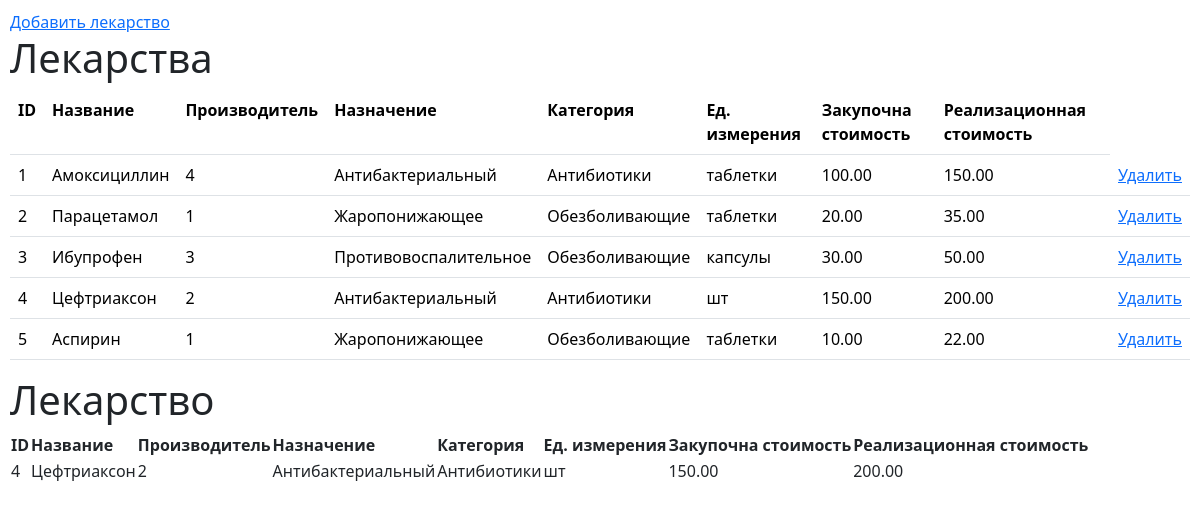
The page / on the database its author committed.
### tables this page shows
CREATE TABLE `drugs` (
  `drug_id` int(11) NOT NULL,
  `name` varchar(255) NOT NULL,
  `manufacturer_id` int(11) NOT NULL,
  `purpose` varchar(255) NOT NULL,
  `category` varchar(255) NOT NULL,
  `unit_of_measurement` varchar(50) NOT NULL DEFAULT 'шт',
  `purchase_price` decimal(10,2) NOT NULL DEFAULT 0.00,
  `selling_price` decimal(10,2) NOT NULL DEFAULT 0.00
);

### func_db.php (called while the page is built, shortened)
<?php
$link = false;
function getDrugs()
{
    global $link;
    $result = mysqli_query($link, "SELECT * FROM drugs");
    return mysqli_fetch_all($result, MYSQLI_ASSOC);
}
function getDrugsRow($id)
{
    global $link;
    $result = mysqli_query($link, "SELECT * FROM drugs WHERE drug_id = $id");
    return mysqli_fetch_all($result, MYSQLI_ASSOC);
}
?>

### index.php (the view, shortened to what this page needs)
<?PHP
include 'func_db.php';
$drugsTable = getDrugs();
$drugsRow = getDrugsRow(4);
?>
<!DOCTYPE html>
<html lang="en">
<head>
    <link href="https://cdn.jsdelivr.net/npm/bootstrap@5.3.3/dist/css/bootstrap.min.css" rel="stylesheet"
>
</head>
<body style="margin:10px;">
    <a href="addDrugPage.php">Добавить лекарство</a>
    <h1>Лекарства</h1>
    <table class="table">
        <th>ID</th>
        <th>Название</th>
        <th>Производитель</th>
        <th>Назначение</th>
        <th>Категория</th>
        <th>Ед. измерения</th>
        <th>Закупочна стоимость</th>
        <th>Реализационная стоимость</th>
        <?php foreach ($drugsTable as $row) {
            echo "<tr>";
            foreach ($row as $val) {
                echo "<td>$val</td>";
            }
            $drugID = $row['drug_id'];
            echo "<td><a href=\"deleteDrug.php?id=$drugID\">Удалить</a></td>";
            echo "</tr>";
        }
        ?>
    </table class="table">
    <h1>Лекарство</h1>
    <table>
        <th>ID</th>
        <th>Название</th>
        <th>Производитель</th>
        <th>Назначение</th>
        <th>Категория</th>
        <th>Ед. измерения</th>
        <th>Закупочна стоимость</th>
        <th>Реализационная стоимость</th>
        <?php foreach ($drugsRow as $row) {
            echo "<tr>";
            foreach ($row as $val) {
                echo "<td>$val</td>";
            }
        } ?>
    </table>
</body>
</html>

### rows shown on the page
drugs: drug_id "1", name "Амоксициллин", manufacturer "4", purpose "Антибактериальный", category "Антибиотики", unit_of_measurement "таблетки", purchase_price "100.00", selling_price "150.00"
drugs: drug_id "2", name "Парацетамол", manufacturer "1", purpose "Жаропонижающее", category "Обезболивающие", unit_of_measurement "таблетки", purchase_price "20.00", selling_price "35.00"
drugs: val "3", name "Ибупрофен", purpose "Противовоспалительное", category "Обезболивающие", unit_of_measurement "капсулы", purchase_price "30.00", selling_price "50.00"
drugs: drug_id "4", name "Цефтриаксон", manufacturer "2", purpose "Антибактериальный", category "Антибиотики", unit_of_measurement "шт", purchase_price "150.00", selling_price "200.00"
drugs: drug_id "5", name "Аспирин", manufacturer "1", purpose "Жаропонижающее", category "Обезболивающие", unit_of_measurement "таблетки", purchase_price "10.00", selling_price "22.00"
